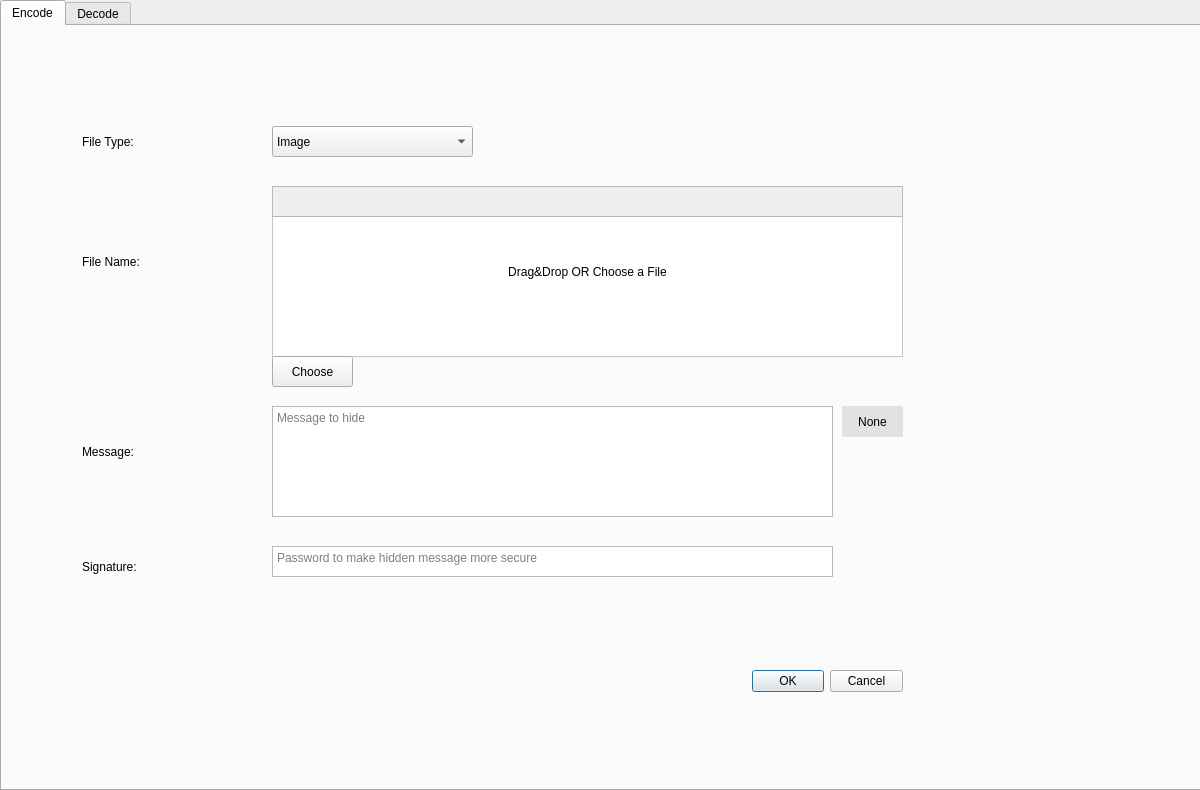
<?xml version="1.0" encoding="UTF-8"?>
<ui version="4.0">
 <class>Form</class>
 <widget class="QWidget" name="Form">
  <property name="geometry">
   <rect>
    <x>0</x>
    <y>0</y>
    <width>1200</width>
    <height>790</height>
   </rect>
  </property>
  <property name="windowTitle">
   <string>Form</string>
  </property>
  <widget class="QTabWidget" name="tabWidget">
   <property name="geometry">
    <rect>
     <x>0</x>
     <y>0</y>
     <width>1201</width>
     <height>791</height>
    </rect>
   </property>
   <property name="acceptDrops">
    <bool>true</bool>
   </property>
   <property name="tabPosition">
    <enum>QTabWidget::North</enum>
   </property>
   <property name="tabShape">
    <enum>QTabWidget::Rounded</enum>
   </property>
   <property name="currentIndex">
    <number>0</number>
   </property>
   <property name="movable">
    <bool>true</bool>
   </property>
   <widget class="QWidget" name="Tab1">
    <attribute name="title">
     <string>Encode</string>
    </attribute>
    <widget class="QWidget" name="widget" native="true">
     <property name="geometry">
      <rect>
       <x>0</x>
       <y>0</y>
       <width>1201</width>
       <height>771</height>
      </rect>
     </property>
     <property name="acceptDrops">
      <bool>true</bool>
     </property>
     <property name="styleSheet">
      <string notr="true"/>
     </property>
     <widget class="QPushButton" name="pushButton_3">
      <property name="geometry">
       <rect>
        <x>270</x>
        <y>330</y>
        <width>81</width>
        <height>31</height>
       </rect>
      </property>
      <property name="text">
       <string>Choose</string>
      </property>
     </widget>
     <widget class="QDialogButtonBox" name="buttonBox">
      <property name="geometry">
       <rect>
        <x>750</x>
        <y>640</y>
        <width>151</width>
        <height>31</height>
       </rect>
      </property>
      <property name="standardButtons">
       <set>QDialogButtonBox::Cancel|QDialogButtonBox::Ok</set>
      </property>
     </widget>
     <widget class="QComboBox" name="comboBox">
      <property name="geometry">
       <rect>
        <x>270</x>
        <y>100</y>
        <width>201</width>
        <height>31</height>
       </rect>
      </property>
      <item>
       <property name="text">
        <string>Image</string>
       </property>
      </item>
      <item>
       <property name="text">
        <string>Audio</string>
       </property>
      </item>
      <item>
       <property name="text">
        <string>Video</string>
       </property>
      </item>
      <item>
       <property name="text">
        <string>Document</string>
       </property>
      </item>
     </widget>
     <widget class="QLabel" name="label">
      <property name="geometry">
       <rect>
        <x>80</x>
        <y>100</y>
        <width>111</width>
        <height>31</height>
       </rect>
      </property>
      <property name="styleSheet">
       <string notr="true">font: 350 16pt &quot;Segoe UI&quot;;</string>
      </property>
      <property name="text">
       <string>File Type:</string>
      </property>
     </widget>
     <widget class="QLabel" name="label_2">
      <property name="geometry">
       <rect>
        <x>80</x>
        <y>220</y>
        <width>131</width>
        <height>31</height>
       </rect>
      </property>
      <property name="styleSheet">
       <string notr="true">font: 350 16pt &quot;Segoe UI&quot;;</string>
      </property>
      <property name="text">
       <string>File Name:</string>
      </property>
     </widget>
     <widget class="QLabel" name="label_3">
      <property name="geometry">
       <rect>
        <x>80</x>
        <y>410</y>
        <width>121</width>
        <height>31</height>
       </rect>
      </property>
      <property name="styleSheet">
       <string notr="true">font: 350 16pt &quot;Segoe UI&quot;;</string>
      </property>
      <property name="text">
       <string>Message:</string>
      </property>
     </widget>
     <widget class="QLabel" name="label_4">
      <property name="geometry">
       <rect>
        <x>80</x>
        <y>520</y>
        <width>121</width>
        <height>41</height>
       </rect>
      </property>
      <property name="styleSheet">
       <string notr="true">font: 350 16pt &quot;Segoe UI&quot;;</string>
      </property>
      <property name="text">
       <string>Signature:</string>
      </property>
     </widget>
     <widget class="QLabel" name="label_7">
      <property name="geometry">
       <rect>
        <x>840</x>
        <y>380</y>
        <width>61</width>
        <height>31</height>
       </rect>
      </property>
      <property name="styleSheet">
       <string notr="true">font: 10pt &quot;Segoe UI&quot;;
background-color: #e2e2e2;</string>
      </property>
      <property name="text">
       <string>None</string>
      </property>
      <property name="alignment">
       <set>Qt::AlignCenter</set>
      </property>
     </widget>
     <widget class="QTextEdit" name="textEdit">
      <property name="geometry">
       <rect>
        <x>270</x>
        <y>380</y>
        <width>561</width>
        <height>111</height>
       </rect>
      </property>
      <property name="styleSheet">
       <string notr="true">font: 10pt &quot;Segoe UI&quot;;</string>
      </property>
      <property name="readOnly">
       <bool>false</bool>
      </property>
      <property name="placeholderText">
       <string>Message to hide</string>
      </property>
     </widget>
     <widget class="QLabel" name="label_9">
      <property name="geometry">
       <rect>
        <x>270</x>
        <y>160</y>
        <width>631</width>
        <height>171</height>
       </rect>
      </property>
      <property name="acceptDrops">
       <bool>true</bool>
      </property>
      <property name="styleSheet">
       <string notr="true">background-color: rgb(255, 255, 255);
font: 10pt &quot;Segoe UI&quot;;</string>
      </property>
      <property name="frameShape">
       <enum>QFrame::StyledPanel</enum>
      </property>
      <property name="frameShadow">
       <enum>QFrame::Sunken</enum>
      </property>
      <property name="lineWidth">
       <number>1</number>
      </property>
      <property name="text">
       <string>Drag&amp;Drop OR Choose a File</string>
      </property>
      <property name="alignment">
       <set>Qt::AlignCenter</set>
      </property>
     </widget>
     <widget class="QTextEdit" name="textEdit_2">
      <property name="geometry">
       <rect>
        <x>270</x>
        <y>520</y>
        <width>561</width>
        <height>31</height>
       </rect>
      </property>
      <property name="styleSheet">
       <string notr="true">font: 10pt &quot;Segoe UI&quot;;</string>
      </property>
      <property name="placeholderText">
       <string>Password to make hidden message more secure</string>
      </property>
     </widget>
     <widget class="QLabel" name="label_11">
      <property name="geometry">
       <rect>
        <x>270</x>
        <y>160</y>
        <width>631</width>
        <height>31</height>
       </rect>
      </property>
      <property name="cursor">
       <cursorShape>ArrowCursor</cursorShape>
      </property>
      <property name="autoFillBackground">
       <bool>true</bool>
      </property>
      <property name="frameShape">
       <enum>QFrame::StyledPanel</enum>
      </property>
      <property name="frameShadow">
       <enum>QFrame::Plain</enum>
      </property>
      <property name="text">
       <string/>
      </property>
     </widget>
     <widget class="QLabel" name="label_14">
      <property name="geometry">
       <rect>
        <x>270</x>
        <y>570</y>
        <width>631</width>
        <height>51</height>
       </rect>
      </property>
      <property name="font">
       <font>
        <pointsize>9</pointsize>
       </font>
      </property>
      <property name="text">
       <string/>
      </property>
      <property name="alignment">
       <set>Qt::AlignLeading|Qt::AlignLeft|Qt::AlignTop</set>
      </property>
     </widget>
     <zorder>textEdit_2</zorder>
     <zorder>label_9</zorder>
     <zorder>textEdit</zorder>
     <zorder>pushButton_3</zorder>
     <zorder>buttonBox</zorder>
     <zorder>comboBox</zorder>
     <zorder>label</zorder>
     <zorder>label_2</zorder>
     <zorder>label_3</zorder>
     <zorder>label_4</zorder>
     <zorder>label_7</zorder>
     <zorder>label_11</zorder>
     <zorder>label_14</zorder>
    </widget>
   </widget>
   <widget class="QWidget" name="Tab2">
    <attribute name="title">
     <string>Decode</string>
    </attribute>
    <widget class="QWidget" name="widget_2" native="true">
     <property name="geometry">
      <rect>
       <x>0</x>
       <y>0</y>
       <width>1201</width>
       <height>771</height>
      </rect>
     </property>
     <property name="styleSheet">
      <string notr="true"/>
     </property>
     <widget class="QPushButton" name="pushButton_4">
      <property name="geometry">
       <rect>
        <x>270</x>
        <y>330</y>
        <width>81</width>
        <height>31</height>
       </rect>
      </property>
      <property name="text">
       <string>Choose</string>
      </property>
     </widget>
     <widget class="QDialogButtonBox" name="buttonBox_2">
      <property name="geometry">
       <rect>
        <x>750</x>
        <y>520</y>
        <width>151</width>
        <height>31</height>
       </rect>
      </property>
      <property name="standardButtons">
       <set>QDialogButtonBox::Cancel|QDialogButtonBox::Ok</set>
      </property>
     </widget>
     <widget class="QComboBox" name="comboBox_2">
      <property name="geometry">
       <rect>
        <x>270</x>
        <y>100</y>
        <width>201</width>
        <height>31</height>
       </rect>
      </property>
      <item>
       <property name="text">
        <string>Image</string>
       </property>
      </item>
      <item>
       <property name="text">
        <string>Audio</string>
       </property>
      </item>
      <item>
       <property name="text">
        <string>Video</string>
       </property>
      </item>
      <item>
       <property name="text">
        <string>Document</string>
       </property>
      </item>
     </widget>
     <widget class="QLabel" name="label_5">
      <property name="geometry">
       <rect>
        <x>80</x>
        <y>100</y>
        <width>111</width>
        <height>31</height>
       </rect>
      </property>
      <property name="styleSheet">
       <string notr="true">font: 350 16pt &quot;Segoe UI&quot;;</string>
      </property>
      <property name="text">
       <string>File Type:</string>
      </property>
     </widget>
     <widget class="QLabel" name="label_6">
      <property name="geometry">
       <rect>
        <x>80</x>
        <y>220</y>
        <width>131</width>
        <height>31</height>
       </rect>
      </property>
      <property name="styleSheet">
       <string notr="true">font: 350 16pt &quot;Segoe UI&quot;;</string>
      </property>
      <property name="text">
       <string>File Name:</string>
      </property>
     </widget>
     <widget class="QLabel" name="label_8">
      <property name="geometry">
       <rect>
        <x>80</x>
        <y>380</y>
        <width>121</width>
        <height>41</height>
       </rect>
      </property>
      <property name="styleSheet">
       <string notr="true">font: 350 16pt &quot;Segoe UI&quot;;</string>
      </property>
      <property name="text">
       <string>Signature:</string>
      </property>
     </widget>
     <widget class="QLabel" name="label_10">
      <property name="geometry">
       <rect>
        <x>270</x>
        <y>160</y>
        <width>631</width>
        <height>171</height>
       </rect>
      </property>
      <property name="styleSheet">
       <string notr="true">background-color: rgb(255, 255, 255);
font: 10pt &quot;Segoe UI&quot;;</string>
      </property>
      <property name="frameShape">
       <enum>QFrame::StyledPanel</enum>
      </property>
      <property name="frameShadow">
       <enum>QFrame::Sunken</enum>
      </property>
      <property name="text">
       <string>Drag&amp;Drop OR Choose a File</string>
      </property>
      <property name="alignment">
       <set>Qt::AlignCenter</set>
      </property>
     </widget>
     <widget class="QTextEdit" name="textEdit_3">
      <property name="geometry">
       <rect>
        <x>270</x>
        <y>380</y>
        <width>561</width>
        <height>31</height>
       </rect>
      </property>
      <property name="styleSheet">
       <string notr="true">font: 10pt &quot;Segoe UI&quot;;</string>
      </property>
      <property name="placeholderText">
       <string>Enter Password</string>
      </property>
     </widget>
     <widget class="QLabel" name="label_12">
      <property name="geometry">
       <rect>
        <x>270</x>
        <y>160</y>
        <width>631</width>
        <height>31</height>
       </rect>
      </property>
      <property name="cursor">
       <cursorShape>ArrowCursor</cursorShape>
      </property>
      <property name="autoFillBackground">
       <bool>true</bool>
      </property>
      <property name="frameShape">
       <enum>QFrame::StyledPanel</enum>
      </property>
      <property name="frameShadow">
       <enum>QFrame::Plain</enum>
      </property>
      <property name="text">
       <string/>
      </property>
     </widget>
     <widget class="QLabel" name="label_13">
      <property name="geometry">
       <rect>
        <x>270</x>
        <y>440</y>
        <width>631</width>
        <height>61</height>
       </rect>
      </property>
      <property name="text">
       <string/>
      </property>
      <property name="alignment">
       <set>Qt::AlignLeading|Qt::AlignLeft|Qt::AlignTop</set>
      </property>
     </widget>
     <zorder>label_10</zorder>
     <zorder>pushButton_4</zorder>
     <zorder>buttonBox_2</zorder>
     <zorder>comboBox_2</zorder>
     <zorder>label_5</zorder>
     <zorder>label_6</zorder>
     <zorder>label_8</zorder>
     <zorder>textEdit_3</zorder>
     <zorder>label_12</zorder>
     <zorder>label_13</zorder>
    </widget>
   </widget>
  </widget>
 </widget>
 <resources/>
 <connections/>
</ui>
